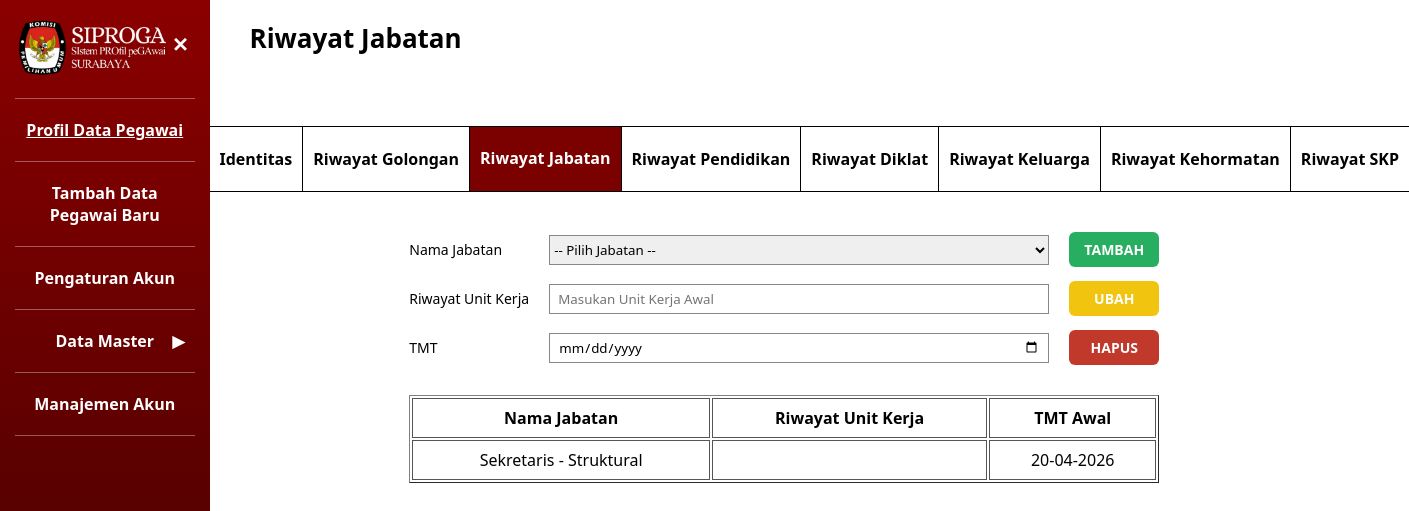
Page /admin/Admin_Edit_Riwayat_Jabatan.php?nip=19170912409801217 (signed in) on the committed database.
### tables this page shows
CREATE TABLE `riwayat_jabatan` (
  `id_riwayat_jabatan` int UNSIGNED NOT NULL,
  `nip` char(18) NOT NULL,
  `id_jabatan` int UNSIGNED NOT NULL,
  `id_unit_kerja` int UNSIGNED NOT NULL,
  `tmt_jabatan` date NOT NULL,
  `unit_kerja` varchar(100) NOT NULL
);

CREATE TABLE `master_jabatan` (
  `id_jabatan` int UNSIGNED NOT NULL,
  `nama_jabatan` varchar(100) NOT NULL,
  `jenis_jabatan` varchar(100) NOT NULL,
  `keterangan` varchar(100) DEFAULT NULL
);

### admin/Admin_Edit_Riwayat_Jabatan.php (the view, shortened to what this page needs)
<?php
include '../config/koneksi.php';
$nip = $_POST['nip'] ?? $_GET['nip'] ?? '';
?>
<!DOCTYPE html>
<html lang="id">
<head>
  <link rel="stylesheet" href="../assets/style.css" />
  <link rel="stylesheet" href="../assets/edit_riwayat.css" />
</head>
<body class="role-admin">
  <aside class="sidebar" id="sidebar">
    <div class="logo_siproga">
      <img src="../auth/Logo_Siproga.png">
      <button class="tombol-menu" id="tombolMenu">✕</button>
    </div>
    <hr class="garis-menu" />
    <a href="Admin_Profil_Data_Pegawai.php" class="item-menu aktif">
      Profil Data Pegawai
    </a>
    <hr class="garis-menu" />
    <a href="Admin_Tambah_Data.php" class="item-menu">
      Tambah Data Pegawai Baru
    </a>
    <hr class="garis-menu" />
    <a href="Admin_Pengaturan_Akun.php" class="item-menu">
      Pengaturan Akun
    </a>
    <hr class="garis-menu" />
    <div class="item-menu" id="menuDataMaster">
      Data Master
      <span class="panah-menu" id="panahDataMaster">▼</span>
    </div>
    <hr class="garis-menu" />
    <a href="Admin_Manajemen_Akun.php" class="item-menu">
      Manajemen Akun
    </a>
    <hr class="garis-menu">
  </aside>
  <main class="konten">
    <h2>Riwayat Jabatan</h2>
    <div class="tab-menu">
      <a href="identitas-pegawai.php?nip=<?= $nip ?>" class="tab">Identitas</a>
      <a href="Admin_Edit_Riwayat_Golongan.php?nip=<?= $nip ?>" class="tab">Riwayat Golongan</a>
      <a href="Admin_Edit_Riwayat_Jabatan.php?nip=<?= $nip ?>" class="tab aktif">Riwayat Jabatan</a>
      <a href="Admin_Edit_Riwayat_Pendidikan.php?nip=<?= $nip ?>" class="tab">Riwayat Pendidikan</a>
      <a href="Admin_Edit_Riwayat_Diklat.php?nip=<?= $nip ?>" class="tab">Riwayat Diklat</a>
      <a href="Admin_Edit_Riwayat_Keluarga.php?nip=<?= $nip ?>" class="tab">Riwayat Keluarga</a>
      <a href="Admin_Edit_Riwayat_Kehormatan.php?nip=<?= $nip ?>" class="tab">Riwayat Kehormatan</a>
      <a href="Admin_Edit_Riwayat_SKP.php?nip=<?= $nip ?>" class="tab">Riwayat SKP</a>
    </div>
    <div class="bagian-identitas">
      <div class="form-edit">
      <form method="POST" id="formUpload">
          <div class="baris-form" style="grid-template-columns:120px 500px 120px">
            <label>Nama Jabatan</label>
            <select name="id_jabatan" style="height:30px; border:1px solid #888;">
              <option value="">-- Pilih Jabatan --</option>
            </select>
            <button type="button" onclick="klikTambah()" class="tombol-tambah btn-kecil">
              TAMBAH
            </button>
          </div>
          <div class="baris-form" style="grid-template-columns:120px 500px 120px">
                <label>Riwayat Unit Kerja</label>
                <input type="text" name="unit_kerja" placeholder="Masukan Unit Kerja Awal">
            <button type="button" onclick="klikUbahBeda('id_riwayat_jabatan')" class="tombol-ubah btn-kecil">
              UBAH
            </button>
          </div>
          <div class="baris-form" style="grid-template-columns:120px 500px 120px">
                <label>TMT</label>
                <input type="date" name="tmt_jabatan">
            <button type="button" onclick="klikHapus('id_riwayat_jabatan')" class="tombol-hapus btn-kecil">
              HAPUS
            </button>
          </div>
        </form>
        <table class="tabel-riwayat" border="1" cellpadding="5">
          <thead>
            <tr>
            <th>Nama Jabatan</th>
            <th>Riwayat Unit Kerja</th>
            <th>TMT Awal</th>
            </tr>
          </thead>
          <tbody>
            <?php
            $dataRiwayat = mysqli_query($conn, "
            SELECT rg.*, mg.jenis_jabatan, mg.nama_jabatan
            FROM riwayat_jabatan rg
            JOIN master_jabatan mg ON rg.id_jabatan = mg.id_jabatan
            WHERE rg.nip='$nip'
            ORDER BY rg.tmt_jabatan DESC
            ");
            while ($row = mysqli_fetch_assoc($dataRiwayat)) {
              echo "<tr onclick=\"pilihData('".$row['id_riwayat_jabatan']."','".$row['id_jabatan']."','".$row['tmt_jabatan']."','".$row['unit_kerja']."')\">
              <td>".$row['jenis_jabatan']." - ".$row['nama_jabatan']."</td>
              <td>".$row['unit_kerja']."</td>
              <td>".date('d-m-Y', strtotime($row['tmt_jabatan']))."</td>
              </tr>";
            }
            ?>
          </tbody>
        </table>
      </div>
  </main>
</body>
</html>

### assets/style.css (style rules this page uses)
* { box-sizing: border-box; font-family: "Segoe UI", Tahoma, sans-serif; }
body { margin: 0; min-height: 100vh; display: flex; background: #ffffff; }
.sidebar { width: 260px; background: linear-gradient(to bottom, #8b0000, #3b0000); color: #fff; padding: 20px 15px; min-height: 100vh; }
.tombol-menu { background: none; border: none; color: #fff; font-size: 22px; cursor: pointer; font-weight: bold; }
.garis-menu { border: none; border-top: 1px solid rgba(255, 255, 255, 0.35); margin: 12px 0; }
.item-menu { padding: 8px 5px; cursor: pointer; font-weight: bold; text-align: center; position: relative; display: block; text-decoration: none; color: white; }
.item-menu.aktif { text-decoration: underline; }
.panah-menu { position: absolute; right: 10px; top: 50%; transform: translateY(-50%); }
.konten { flex: 1; padding: 20px 40px 30px; position: relative; }
.konten h2 { margin: 0 0 25px; font-size: 26px; }
.baris-form { display: grid; grid-template-columns: 240px 1fr; align-items: center; margin-bottom: 14px; column-gap: 20px; }
.baris-form label { font-size: 14px; }
.baris-form input { height: 30px; border: 1px solid #888; padding: 4px 8px; width: 100%; }
.tombol-ubah { background: #f1c40f; color: #fff; border: none; padding: 8px 22px; border-radius: 5px; font-weight: bold; cursor: pointer; }
.tombol-hapus { background: #c0392b; color: #fff; border: none; padding: 8px 22px; border-radius: 5px; font-weight: bold; cursor: pointer; }
.tombol-tambah { background: #27ae60; color: #fff; border: none; padding: 8px 22px; border-radius: 5px; font-weight: bold; cursor: pointer; }
.tabel-riwayat { width:750px; margin-top:30px; }
.tabel-riwayat th, .tabel-riwayat td { border: 0.8px solid #555; padding: 8px; text-align: center; }
.btn-kecil { width: 90px; padding: 8px 0; font-size: 14px; border-radius: 6px; }
.tab { text-decoration: none; color: inherit; display: flex; align-items: center; justify-content: center; }
.tab-menu { display: flex; width: calc(100% + 80px); margin: 70px -40px 20px -40px; padding: 0; border-bottom: 1px solid #000; border-top: 1px solid #000; background-color: #fff; overflow-x: auto; }
.tab-menu .tab { flex: 1; padding: 20px 10px; border: none; border-right: 1px solid #000; background: #fff; cursor: pointer; font-weight: 600; white-space: nowrap; }
.tab-menu .tab:last-child { border-right: none; }
.tab-menu .tab.aktif { background-color: #7b0000; color: #fff; border-bottom: 2px solid #7b0000; }
.logo_siproga { display: flex; align-items: flex-start; position: relative; }
.logo_siproga img { width: 170px; height: auto; padding-right: 12px; display: block; margin-bottom: 10px; }
.tombol-menu { font-size: 20px; background: none; border: none; color: white; cursor: pointer; position: absolute; right: 0px; top: 10px; }

### assets/edit_riwayat.css (style rules this page uses)
.form-edit { max-width: 800px; margin-top: 0px !important; flex: 1; }
.bagian-identitas { display: flex; justify-content: center; margin-top: 40px; }
.tabel-riwayat { width: 750px; margin-top: 30px; }
.tabel-riwayat tr { cursor: pointer; }

### rows in the picture
riwayat_jabatan: id_jabatan.jenis_jabatan "Sekretaris", id_jabatan.nama_jabatan "Struktural", tmt_jabatan "20-04-2026"
